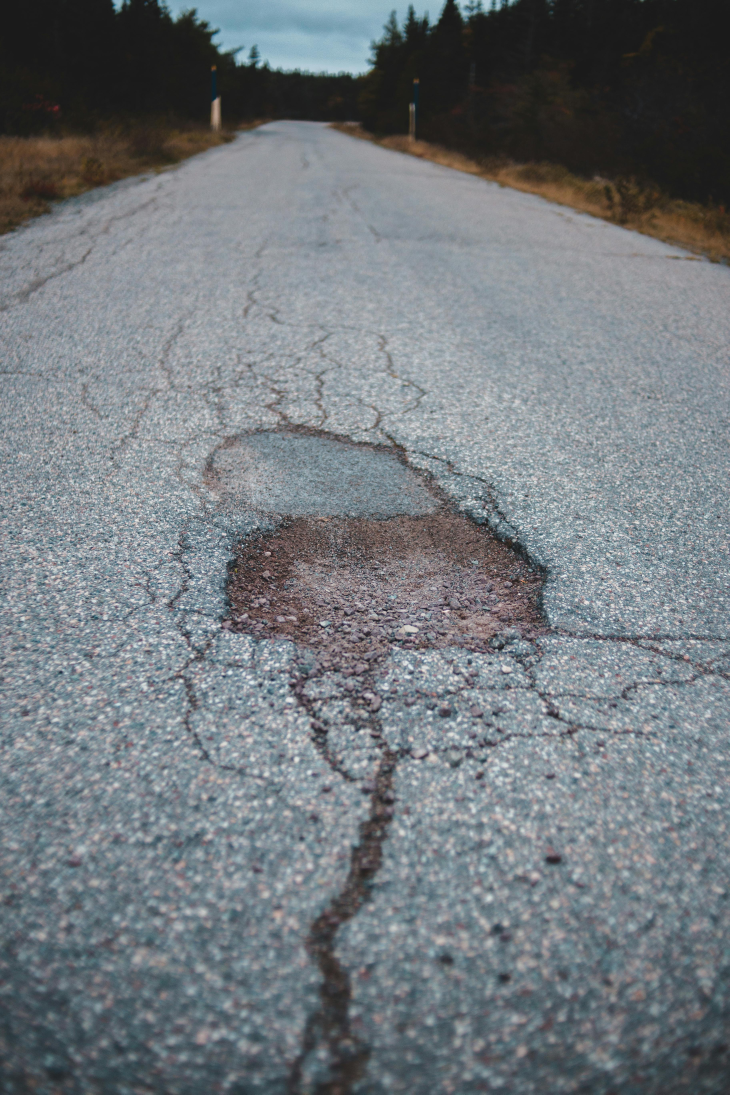
#> input picture road_image.jpg, 3648 x 5472 px (shown at 1/5 size)
$ python -i detection.py   (imports and definitions only)
#> lines starting #> are read from the running program, lines starting #| are printed output that depends on the picture; after the words box and inside, x2 and y2 are one past the last pixel; in counts of white or black regions, pixels touching at a corner belong together
import cv2
import numpy as np
import pandas as pd

def find_pothole_regions(image_path):
#> called with image_path = 'road_image.jpg'
    from PIL import Image

    image = Image.open(image_path).convert('RGB')
#> image is the input picture: PIL image 3648x5472 RGB; mean R, G, B 114.7, 120.8, 125.5
    image = np.array(image)
    image = cv2.cvtColor(image, cv2.COLOR_RGB2BGR)
#> image: shape (5472, 3648, 3)

    gray = cv2.cvtColor(image, cv2.COLOR_BGR2GRAY)
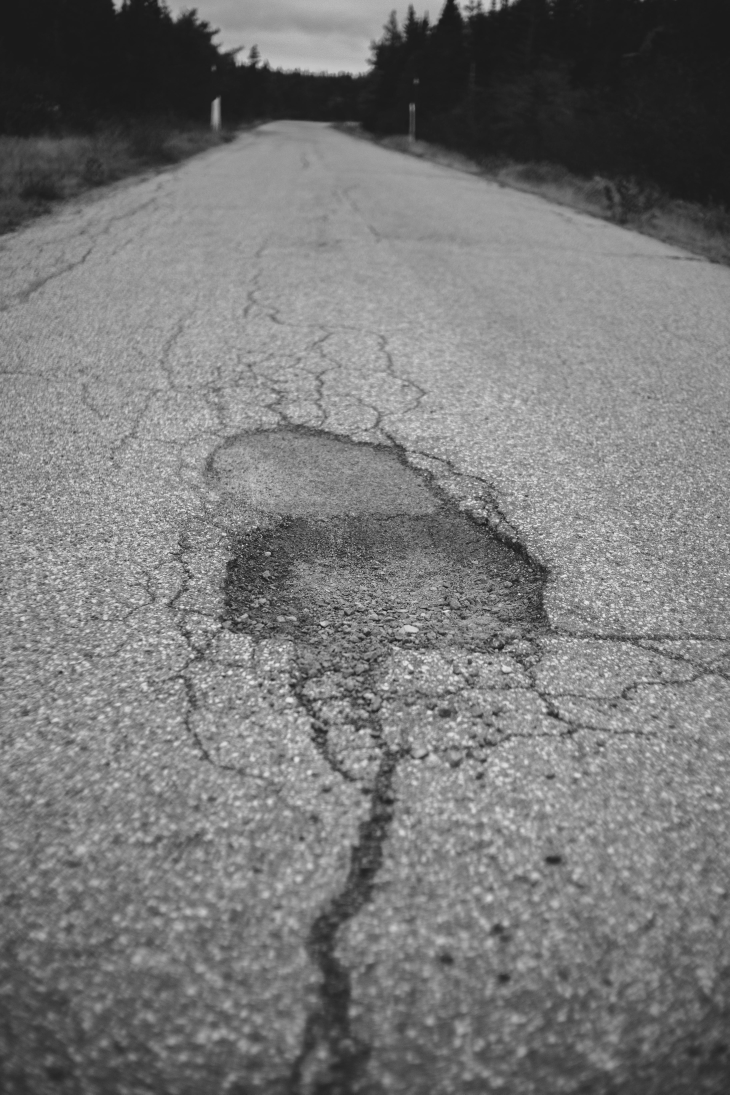
#> gray: shape (5472, 3648) (shown at 1/5 size); min 13, max 250, mean 119.5
    blur = cv2.GaussianBlur(gray, (5, 5), 0)
    edges = cv2.Canny(blur, 50, 150)
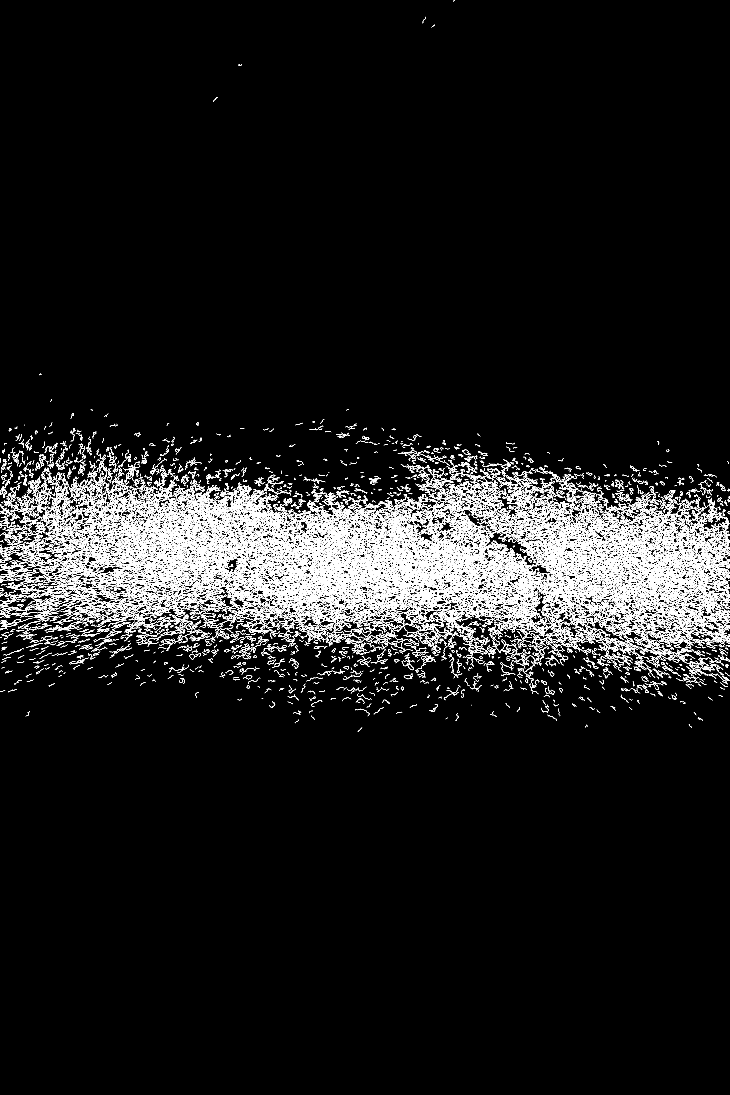
#> edges: shape (5472, 3648) (shown at 1/5 size); 3.2% white in thin lines or dots, all inside (x1, y1, x2, y2) = (0, 0, 3648, 3660)

    contours, _ = cv2.findContours(edges.copy(), cv2.RETR_EXTERNAL, cv2.CHAIN_APPROX_SIMPLE)
#> contours = 11983 contours, 9275 with area under 20; largest, box (x1, y1, x2, y2) and area: (1591, 2737, 1780, 2862) 1882, (1836, 2752, 1948, 2802) 1616, (1668, 2875, 1835, 2984) 1508, (1897, 2694, 2033, 2797) 1366, (2840, 2738, 3003, 2809) 1249

    boxes = []
    for cnt in contours:
        area = cv2.contourArea(cnt)
        if 100 < area < 2000:  # tweak size for potholes
            x, y, w, h = cv2.boundingRect(cnt)
            boxes.append((x, y, w, h))
#> this loop made 11983 passes
#> (area, x, y, w, h) on passes 131, 226, 464, 584, 600, 682, 851, 854, 880, 923, 1047, 1141: (117.5, 2472, 3428, 19, 14), (130.5, 3103, 3382, 40, 32), (107.5, 2992, 3313, 30, 18), (121.5, 2533, 3288, 19, 16), (114.5, 3101, 3284, 19, 13), (173.5, 2284, 3267, 25, 20), (169, 2931, 3242, 22, 20), (180, 1264, 3242, 16, 23), (102, 2835, 3237, 29, 26), (134, 3030, 3230, 18, 24), (103.5, 3014, 3213, 16, 14), (206, 3416, 3201, 65, 27)
#> area on passes 5, 32, 35, 39, 52: 20, 27.5, 29.5, 20.5, 20.5
#> after the loop, boxes = 477 items, first 6: (2472, 3428, 19, 14), (3103, 3382, 40, 32), (2992, 3313, 30, 18), (2533, 3288, 19, 16), (3101, 3284, 19, 13), (2284, 3267, 25, 20)

    return image, edges, boxes

def detect_potholes_combined(lidar_csv, image_path):
    lidar = pd.read_csv(lidar_csv)
    image, edges, boxes = find_pothole_regions(image_path)

    # Simulate depth-based pothole detection
    pothole_mask = lidar['z'] < -0.05
    pothole_depths = lidar['z'][pothole_mask]
    avg_depth = round(pothole_depths.mean(), 4) if not pothole_depths.empty else 0.0

    return image, boxes, avg_depth, lidar, pothole_mask, edges

>>> result = find_pothole_regions('road_image.jpg')
